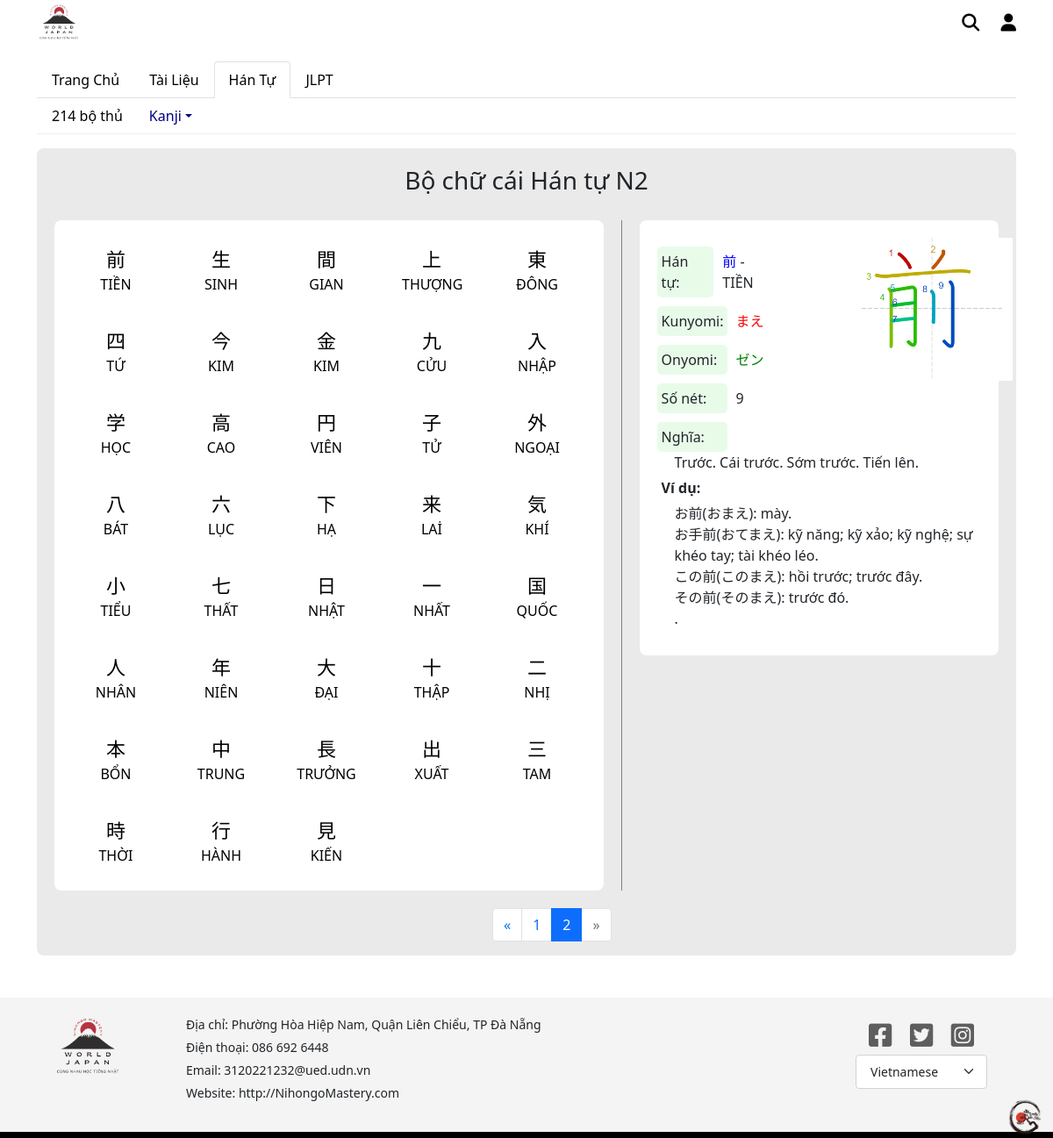
The page /Source/source_kanji/kanji/kanjiN2-2.php on the database its author committed.
### tables this page shows
CREATE TABLE itemKanji(
	id INT AUTO_INCREMENT PRIMARY KEY,
	level_kanji_id INT NOT NULL,
	FOREIGN KEY(level_kanji_id) REFERENCES level_kanji(id),
	item VARCHAR(20) NOT NULL,
	hanTu VARCHAR(255) NOT NULL,
	kunyomi VARCHAR(255),
	onyomi VARCHAR(255),
	soNetChu INT NOT NULL,
	yNghia TEXT NOT NULL,
	imgItem VARCHAR(255) NOT NULL,
	vd_1 TEXT,
	vd_2 TEXT,
	vd_3 TEXT,
	vd_4 TEXT,
	vd_5 TEXT
);

### Source/source_kanji/kanji/kanjiN2-2.php (the view, shortened to what this page needs)
<?php
    $localhost = "localhost";
    $username = "root";
    $password = "";
    $dbname = "dacn";
    $conn = new mysqli($localhost,$username,$password,$dbname);
    $sql_item = "SELECT item,hanTu FROM itemKanji
        WHERE level_kanji_id like '2';";
    $sql = "SELECT * FROM itemKanji
        WHERE level_kanji_id like '2';";
    $check = $conn->query($sql_item);
    $result = $conn->query($sql);
?>
<!DOCTYPE html>
<html lang="en">
<head>
    <link rel="stylesheet" href="https://cdnjs.cloudflare.com/ajax/libs/bootstrap/5.0.1/css/bootstrap.min.css" />
    <link rel="stylesheet" href="https://cdnjs.cloudflare.com/ajax/libs/font-awesome/6.1.1/css/all.min.css" />
    <link rel="stylesheet" href="kanji.css">
</head>
<body>
    <div class="container-xl">
        <div class="row ">
            <div class="col bar">
                <div class="logo">
                    <a href="#">
                        <img src="./../../image/Nihongo_Master_Logo.png" style="width: 50px;" alt="">
                    </a>
                </div>
            </div>
            <div class="col d-flex justify-content-end bar">
                <div class="login_search" style="margin-top: 11px; ">
                    <a href="#" style="color: black; font-size: 20px; margin-right: 20px;"><i class="fas fa-search"></i></a>
                    <a href="./../../user/info/user.php" style="color: black;font-size: 20px;"><i class="fas fa-user"></i></a>
                </div>
            </div>
        </div>
        <div class="row menu">
            <div class="col">
                <ul class="nav nav-tabs" id="myTab" role="tablist">
                    <li class="nav-item" role="presentation">
                        <button class="nav-link" id="Trang_Chu-tab" data-bs-toggle="tab" data-bs-target="#Trang_Chu" type="button" role="tab" aria-controls="Trang_Chu" aria-selected="false">
                            <span style="color: black;">
                                <a style="text-decoration: none; color: black;" href="./../../home.php">Trang Chủ</a>
                            </span>
                        </button>
                    </li>
                    <li class="nav-item" role="presentation">
                        <button class="nav-link" id="Tai_Lieu-tab" data-bs-toggle="tab" data-bs-target="#Tai_Lieu" type="button" role="tab" aria-controls="Tai_Lieu" aria-selected="false">
                            <span style="color: black;">
                                <a style="text-decoration: none; color: black;" href="./../../source_tai_lieu/tailieu.php">Tài Liệu</a>
                            </span>
                        </button>
                    </li>
                    <li class="nav-item" role="presentation">
                        <button class="nav-link active" id="Han_Tu-tab" data-bs-toggle="tab" data-bs-target="#Han_Tu" type="button" role="tab" aria-controls="Han_Tu" aria-selected="true">
                            <span style="color: black;">
                                <a style="text-decoration: none; color: black;" href="./../bo_thu/bo_thu.php">Hán Tự</a>
                            </span>
                        </button>
                    </li>
                    <li class="nav-item" role="presentation">
                        <button class="nav-link" id="JLPT-tab" data-bs-toggle="tab" data-bs-target="#JLPT" type="button" role="tab" aria-controls="JLPT" aria-selected="false">
                        <span style="color: black;">
                                <a style="text-decoration: none; color: black;" href="./../../source_JLPT/JLPT_Test.php">JLPT</a>
                            </span>
                        </button>
                    </li>
                </ul>
            </div>
        </div>
        <div class="tab-content">
            <div class="tab-pane active" id="Han_Tu" role="tabpanel" aria-labelledby="Han_Tu-tab">
                <div class="menu_bar">
                    <ul>
                        <li class="nav-item dropdown">
                            <a href="./../bo_thu/bo_thu.php">214 bộ thủ</a>
                            <hr>
                        </li>
                        <li class="nav-item dropdown">
                            <a class="nav-link dropdown-toggle" href="#" style="color: navy;" id="dropdownId" data-bs-toggle="dropdown" aria-haspopup="true" aria-expanded="false">Kanji</a>
                            <hr>
                        </li>
                    </ul>
                </div>
                <hr style="color: rgb(189, 189, 189); margin-top: 0px;">
                <div class="content_number-page">
                    <h3 style="padding-top: 20px; text-align: center;">Bộ chữ cái Hán tự N2</h3>
                    <div class="content">
                        <ul class="nav nav-tabs" id="myTab" role="tablist">
                            <?php if (!is_null($check)): ?>
                                <?php $count=0; ?>
                                <?php while ($row = $check->fetch_assoc()): ?>
                                    <?php $count++; ?>
                                    <?php if($count > 60): ?>
                                        <li class="nav-item list_item" role="presentation">
                                            <button class="nav-link <?php if($count === 61){echo "active";} ?> item" id="<?php echo $item = $row['item']."-tab"; ?>" data-bs-toggle="tab" data-bs-target="<?php echo "#".$item = $row['item']; ?>" type="button" role="tab" aria-controls="<?php echo $item = $row['item']; ?>" aria-selected="<?php if($count === 61){echo "true";}else{echo "false";} ?>">
                                                <div class="itemHanTu">
                                                    <?php echo $item = $row['item']; ?>
                                                </div>
                                                <div class="hanTu">
                                                    <?php echo $hanTu = $row['hanTu']; ?>
                                                </div>
                                            </button>
                                        </li>
                                    <?php endif ?>
                                <?php endwhile; ?>
                            <?php endif; ?>
                        </ul>
                        <div class="tab-content">
                            <?php if (!is_null($result)): ?>
                                <?php $count=0; ?>
                                <?php while ($row = $result->fetch_assoc()): ?>
                                    <?php $count++; ?>
                                    <?php if($count > 60): ?>
                                    <div class="tab-pane <?php if($count === 61){echo "active";} ?>" id="<?php echo $item=$row['item']; ?>" role="tabpanel" aria-labelledby="<?php echo $item=$row['item']."-tab" ?>">
                                        <div style="display: flex;">
                                            <div class="left">
                                                <div class="item_HanTu">
                                                    <div class="title_item">
                                                        Hán tự:
                                                    </div>
                                                    <div style="margin-top: 5px;">
                                                        <span style="color: blue;">
                                                            <?php echo $item = $row['item']; ?>
                                                        </span>
                                                        <span>
                                                            <?php echo " - ". $hanTu = $row['hanTu']; ?>
                                                        </span>
                                                    </div>
                                                </div>
                                                <div class="item_Kunyomi">
                                                    <div class="title_item">
                                                        Kunyomi:
                                                    </div>
                                                    <span style="color: red; margin-top: 5px;">
                                                        <?php echo $kunyomi = $row['kunyomi']; ?>
                                                    </span>
                                                </div>
                                                <div class="item_Onyomi">
                                                    <div class="title_item">
                                                        Onyomi:
                                                    </div>
                                                    <span style="color: green; margin-top: 5px;">
                                                        <?php echo $onyomi = $row['onyomi']; ?>
                                                    </span>
                                                </div>
                                                <div class="item_SoNet">
                                                    <div class="title_item">
                                                        Số nét:
                                                    </div>
                                                    <span style="margin-top: 5px;" >
                                                        <?php echo $soNetChu = $row['soNetChu']; ?>
                                                    </span>
                                                </div>
                                            </div>
                                            <div class="right" style="margin-left: 100px;">
                                                <div class="imgKanji" style="width: 180px;">
                                                    <img style="width: 100%;" src=" <?php echo "./../../image/kanji_jlpt/". $imgItem = $row['imgItem']; ?>" alt="">
                                                </div>
                                            </div>
                                        </div>
                                        <div class="item_yNghia" style="margin-top: 10px;">
                                            <div class="title_item">
                                                Nghĩa:
                                            </div>
                                            <span style=" margin-left: 20px;">
                                                <?php echo $yNghia = $row['yNghia']; ?>
                                            </span>
                                        </div>
                                        <div class="item_viDu">
                                            <div class="title_item" style="background-color: white; font-weight: bold;">
                                                Ví dụ:
                                            </div>
                                            <div style=" margin-left: 20px;">
                                                <?php echo $vd_1 = $row['vd_1']."."; ?>
                                            </div>
                                            <div style=" margin-left: 20px;">
                                                <?php echo $vd_2 = $row['vd_2']."."; ?>
                                            </div>
                                            <div style=" margin-left: 20px;">
                                                <?php echo $vd_3 = $row['vd_3']."."; ?>
                                            </div>
                                            <div style=" margin-left: 20px;">
                                                <?php echo $vd_4 = $row['vd_4']."."; ?>
                                            </div>
                                            <div style=" margin-left: 20px;">
                                                <?php echo $vd_5 = $row['vd_5']."."; ?>
                                            </div>
                                        </div>
                                    </div>
                                    <?php endif ?>
                                <?php endwhile; ?>
                            <?php endif; ?>
                        </div>
                    </div>
                    <nav aria-label="Page navigation" style="width: 60%; display: flex; justify-content: end;">
                      <ul class="pagination" style="margin-right: 15px;">
                        <li class="page-item">
                          <a class="page-link" href="./kanjiN2.php" aria-label="Previous">
                            <span aria-hidden="true">&laquo;</span>
                          </a>
                        </li>
                        <li class="page-item "><a class="page-link" href="./kanjiN2.php">1</a></li>
                        <li class="page-item active" aria-current="page"><a class="page-link" href="./kanjiN2-2.php">2</a></li>
                        <li class="page-item disabled">
                          <a class="page-link" href="./kanjiN2-2.php" aria-label="Next">
                            <span aria-hidden="true">&raquo;</span>
                          </a>
                        </li>
                      </ul>
                    </nav>
                </div>
                </div>
            </div>
        </div>
    <br><br>
    <div class="container-fluid Information">
        <div class="row">
            <div class="col-2 infocomment">
                <div class="logo">
                    <a href="#">
                        <img src="./../../image/Nihongo_Master_Logo.png" style="width: 80px;" alt="">
                    </a>
                </div>
            </div>
            <div class="col-7 infocomment" style="text-align: start;">
                <div class="item_info">
                    Địa chỉ: Phường Hòa Hiệp Nam, Quận Liên Chiểu, TP Đà Nẵng
                </div>
                <div class="item_info">
                    Điện thoại: 086 692 6448
                </div>
                <div class="item_info">
                    Email: 3120221232@ued.udn.vn
                </div>
                <div class="item_info">
                    Website: http://NihongoMastery.com
                </div>
            </div>
            <div class="col-3">
                <div style="display: flex; margin: auto;  width: 120px; justify-content: space-between;">
                    <div class="item_logo">
                        <a href="#"><i class="fab fa-facebook-square"></i></a>
                    </div>
                    <div class="item_logo">
                        <a href="#"><i class="fab fa-twitter-square"></i></a>
                    </div>
                    <div class="item_logo">
                        <a href="#"><i class="fab fa-instagram-square"></i>
                        </a>
                    </div>
                </div>
                <div style="width: 150px; margin: 0 auto;">
                    <select class="form-select form-select-lg " name="" id="" style="font-size: 14px;">
                        <option value="vn" selected>Vietnamese</option>
                    </select>
                </div>
            </div>
            <div class="logo_bar">
                <img src="./../../image/image_bg/Bar background.png" alt="">
            </div>
        </div>
    </div>
</body>
</html>

### rows shown on the page
itemkanji: item "前", hanTu "TIỀN", kunyomi "まえ", onyomi "ゼン", soNetChu "9", imgItem (picture), yNghia "Trước. Cái trước. Sớm trước. Tiến lên.", vd_1 "お前(おまえ): mày.", vd_2 "お手前(おてまえ): kỹ năng; kỹ xảo; kỹ nghệ; sự khéo tay; tài khéo léo.", vd_3 "この前(このまえ): hồi trước; trước đây.", vd_4 "その前(そのまえ): trước đó.", vd_5 "."

### other values the page prints
$item = $row['item'] "前"
$hanTu = $row['hanTu'] "TIỀN"
$item = $row['item'] "生"
$hanTu = $row['hanTu'] "SINH"
$item = $row['item'] "間"
$hanTu = $row['hanTu'] "GIAN"
$item = $row['item'] "上"
$hanTu = $row['hanTu'] "THƯỢNG"
$item = $row['item'] "東"
$hanTu = $row['hanTu'] "ĐÔNG"
$item = $row['item'] "四"
$hanTu = $row['hanTu'] "TỨ"
$item = $row['item'] "今"
$hanTu = $row['hanTu'] "KIM"
$item = $row['item'] "金"
